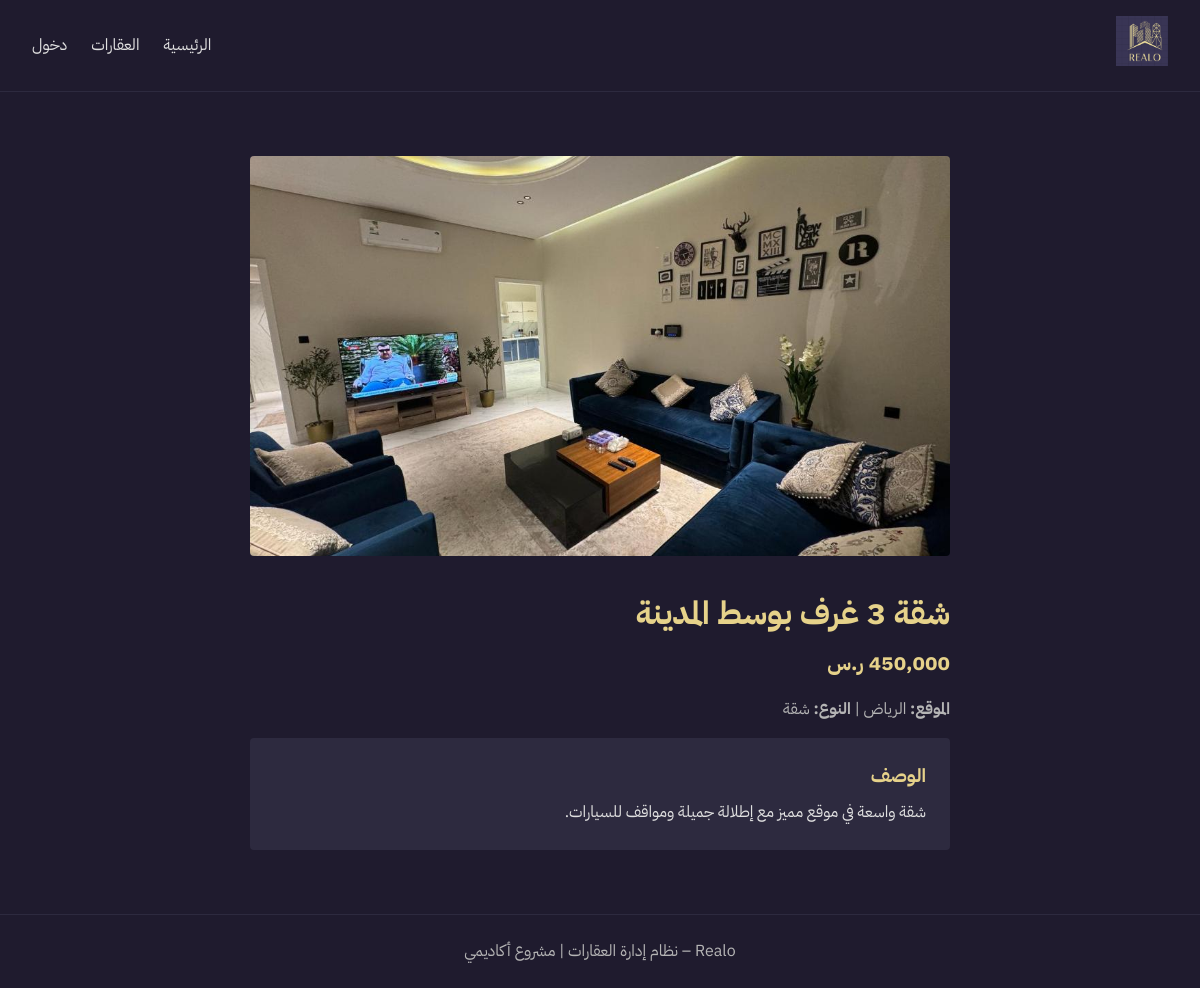
Page /property.php?id=1 on the committed database.
### tables this page shows
CREATE TABLE properties (
    id INT AUTO_INCREMENT PRIMARY KEY,
    title VARCHAR(200) NOT NULL,
    price INT NOT NULL,
    location VARCHAR(150) NOT NULL,
    type VARCHAR(50) NOT NULL,
    description TEXT,
    image VARCHAR(255)
);

### property.php (the view, shortened to what this page needs)
<?php
require_once 'config.php';
$id = isset($_GET['id']) ? (int)$_GET['id'] : 0;
$result = mysqli_query($conn, "SELECT * FROM properties WHERE id = $id");
$prop = mysqli_fetch_assoc($result);
?>
<?php include 'includes/header.php'; ?>
<div class="container">
    <div class="property-detail">
        <?php
        $img_path = 'assets/images/properties/' . $prop['image'];
        if (!empty($prop['image']) && file_exists($img_path)):
        ?>
            <img src="<?php echo $img_path; ?>" alt="<?php echo htmlspecialchars($prop['title']); ?>">
        <?php else: ?>
            <div style="height: 300px; background-color: #2d2a3f; display: flex; align-items: center; justify-content: center; color: #b5b5b5; border-radius: 4px;">لا توجد صورة</div>
        <?php endif; ?>
        <h1><?php echo htmlspecialchars($prop['title']); ?></h1>
        <div class="price"><?php echo number_format($prop['price']); ?> ر.س</div>
        <div class="info">
            <strong>الموقع:</strong> <?php echo htmlspecialchars($prop['location']); ?> |
            <strong>النوع:</strong> <?php echo htmlspecialchars($prop['type']); ?>
        </div>
        <div class="description">
            <h3 style="color: #e6d28a; margin-bottom: 0.5rem;">الوصف</h3>
            <p><?php echo nl2br(htmlspecialchars($prop['description'] ?? 'لا يوجد وصف')); ?></p>
        </div>
    </div>
</div>
<?php include 'includes/footer.php'; ?>

### css/style.css (style rules this page uses)
* { margin: 0; padding: 0; box-sizing: border-box; }
body { font-family: 'IBM Plex Sans Arabic', 'Segoe UI', sans-serif; background-color: #1f1b2e; color: #e0e0e0; line-height: 1.6; min-height: 100vh; }
.container { max-width: 1100px; margin: 0 auto; padding: 2rem; }
.property-detail { max-width: 700px; margin: 2rem auto; }
.property-detail img { width: 100%; max-height: 400px; object-fit: cover; border-radius: 4px; margin-bottom: 1.5rem; }
.property-detail h1 { color: #e6d28a; margin-bottom: 0.5rem; }
.property-detail .price { color: #e6d28a; font-size: 1.3rem; font-weight: bold; margin-bottom: 1rem; }
.property-detail .info { color: #b5b5b5; margin-bottom: 1rem; }
.property-detail .description { background-color: #2d2a3f; padding: 1.5rem; border-radius: 4px; }

### rows in the picture
properties: image (picture), title "شقة 3 غرف بوسط المدينة", location "الرياض", type "شقة", description "شقة واسعة في موقع مميز مع إطلالة جميلة ومواقف للسيارات."
